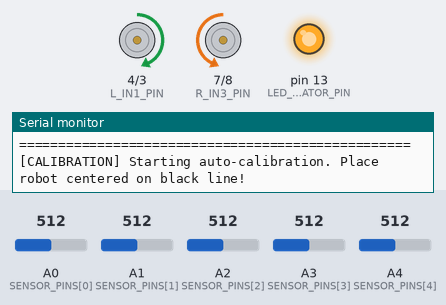
Bench run of a sketch on a simulated Arduino Uno, built with avr-gcc and run on an emulated ATmega328P. Parts: motor-driver pin pairs drawn as motors (green arrow = first pin HIGH = forward, orange = second pin HIGH = backward, longer = more drive, scaled by the enable pin), output pins drawn as LEDs (lit = HIGH), the last lines printed to the serial monitor. The inputs (shaded band) are chosen by the test bench; at power-on: A0 (SENSOR_PINS[0]) = 512, A1 (SENSOR_PINS[1]) = 512, A2 (SENSOR_PINS[2]) = 512, A3 (SENSOR_PINS[3]) = 512, A4 (SENSOR_PINS[4]) = 512.

Above: at 0.2 s.
At 1.0 s:
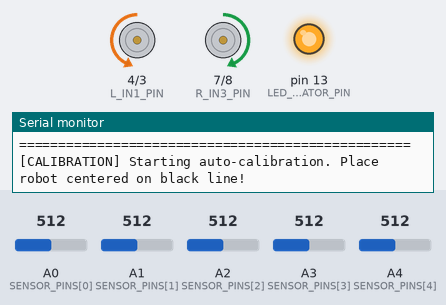
At 7.5 s:
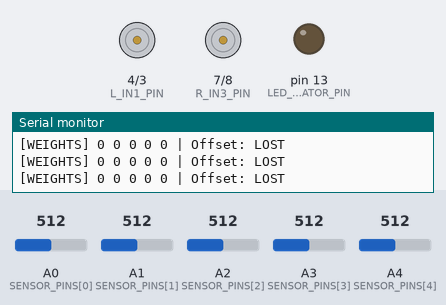
7.6 s: A0 (SENSOR_PINS[0]) set to 502
Timing chart, 0 to 10.6 s (numbered marks = the images above; inputs shaded):
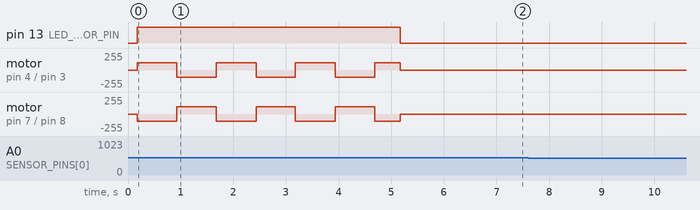

The sketch:

Day_45_Line_Array_Calibrated.ino
```cpp
/*
 * 100 Projects with Arduino - Day 45
 * Project: Calibrated 5-Sensor IR Array (Centroid Math Navigation)
 *
 * DESCRIPTION:
 * This project interfaces a 5-channel TCRT5000 infrared reflectance sensor array.
 * To implement professional industrial AGV guidance control:
 * 1. Automatic Sensor Calibration: Runs a 5-second calibration phase on boot, sweeping motors to
 * cross the line and recording minimum (white floor) and maximum (black line) reflection bounds for
 * each sensor.
 * 2. Min-Max Normalization: Standardizes raw analog readings into a percentage-like range (0 to
 * 1000), compensating for variance in sensor alignment, height, and ambient room lighting.
 * 3. Weighted Centroid Math: Calculates the horizontal center-of-mass (centroid) of the line
 * relative to the robot's center axis. This converts discrete sensor gates into a continuous
 * position offset float (-2.0 to +2.0).
 * 4. Proportional Differential Drive: Controls motor speeds proportionally based on the calculated
 * offset error, steering the chassis smoothly.
 *
 * CENTROID MATHEMATICS THEORY:
 * - Weighted Average Centroid:
 *   We assign each of the 5 sensors a physical location coordinate along the horizontal axis:
 *     Sensor 0 (Far Left)  : x_0 = -2.0
 *     Sensor 1 (Mid Left)  : x_1 = -1.0
 *     Sensor 2 (Center)    : x_2 =  0.0
 *     Sensor 3 (Mid Right) : x_3 =  1.0
 *     Sensor 4 (Far Right) : x_4 =  2.0
 *   Let W_i be the normalized reflectance value of sensor 'i' (0 for white, 1000 for black).
 *   The line centroid position (x_c) is calculated as:
 *     x_c = [ Sum( W_i * x_i ) ] / [ Sum( W_i ) ]
 *   This outputs a continuous scale:
 *     x_c = 0.0   -> Line is perfectly centered.
 *     x_c = -2.0  -> Line is far left.
 *     x_c = +1.5  -> Line is between mid-right and far-right.
 *
 * WIRING:
 * - 5-Channel IR Sensor Array -> Arduino Uno
 *   - OUT1 (Far Left)  -> Pin A0
 *   - OUT2 (Mid Left)  -> Pin A1
 *   - OUT3 (Center)    -> Pin A2
 *   - OUT4 (Mid Right) -> Pin A3
 *   - OUT5 (Far Right) -> Pin A4
 *   - VCC              -> 5V
 *   - GND              -> GND
 * - L298N Motor Driver -> Arduino Uno
 *   - ENA (Left PWM)   -> Pin 5
 *   - IN1, IN2         -> Pins 4, 3
 *   - ENB (Right PWM)  -> Pin 6
 *   - IN3, IN4         -> Pins 7, 8
 */

// --- PIN DEFINITIONS ---
const int NUM_SENSORS = 5;
const int SENSOR_PINS[NUM_SENSORS] = {A0, A1, A2, A3, A4};

const int L_ENA_PIN = 5;
const int L_IN1_PIN = 4;
const int L_IN2_PIN = 3;

const int R_ENB_PIN = 6;
const int R_IN3_PIN = 7;
const int R_IN4_PIN = 8;

const int LED_INDICATOR_PIN = 13;  // Built-in LED flashes during calibration

// --- PHYSICAL COORDINATE ASSIGNMENTS ---
const float SENSOR_COORDINATES[NUM_SENSORS] = {-2.0, -1.0, 0.0, 1.0, 2.0};

// --- CALIBRATION LIMIT ARRAYS ---
int sensorMinValues[NUM_SENSORS];  // Store minimum values (white floor)
int sensorMaxValues[NUM_SENSORS];  // Store maximum values (black line)

// --- CONTROL SETTINGS ---
const int CRUISE_SPEED = 140;   // Base speed PWM (0-255)
const float STEER_GAIN = 45.0;  // Proportional correction multiplier

// --- TIMING VARIABLES ---
unsigned long lastTelemetryTime = 0;
const unsigned long telemetryIntervalMs = 200;  // Telemetry rate (5 Hz)

void setup() {
  Serial.begin(9600);

  Serial.println("==================================================");
  Serial.println("Day 45: 5-Sensor Calibrated IR Centroid Tracker");
  Serial.println("==================================================");

  pinMode(LED_INDICATOR_PIN, OUTPUT);

  // Initialize motor pins
  pinMode(L_ENA_PIN, OUTPUT);
  pinMode(L_IN1_PIN, OUTPUT);
  pinMode(L_IN2_PIN, OUTPUT);
  pinMode(R_ENB_PIN, OUTPUT);
  pinMode(R_IN3_PIN, OUTPUT);
  pinMode(R_IN4_PIN, OUTPUT);

  haltRobot();

  // Initialize calibration limits
  for (int i = 0; i < NUM_SENSORS; i++) {
    sensorMinValues[i] = 1023;  // High default to find minimums
    sensorMaxValues[i] = 0;     // Low default to find maximums
  }

  // Execute Auto-Calibration Sweep
  runAutoCalibration();
}

void loop() {
  int normalizedWeights[NUM_SENSORS];
  long weightSum = 0;
  float coordinateSum = 0.0;

  // Step 1: Read raw analog signals and apply min-max normalization
  for (int i = 0; i < NUM_SENSORS; i++) {
    int rawVal = analogRead(SENSOR_PINS[i]);

    // Normalize reading between 0 (white) and 1000 (black)
    int normVal = map(rawVal, sensorMinValues[i], sensorMaxValues[i], 0, 1000);
    normVal = constrain(normVal, 0, 1000);  // Clamp outliers

    normalizedWeights[i] = normVal;
    weightSum += normVal;
    coordinateSum += ((float)normVal * SENSOR_COORDINATES[i]);
  }

  // Step 2: Compute Weighted Centroid Offset
  float lineCentroid = 0.0;
  bool lineDetected = (weightSum > 350);  // Threshold to verify line is actually under the array

  if (lineDetected) {
    lineCentroid = coordinateSum / weightSum;

    // Step 3: Proportional steering adjustments
    // e.g. if centroid = +1.0 (line is right), left motor speeds up, right motor slows down to
    // steer right
    int leftPWM = CRUISE_SPEED + (int)(lineCentroid * STEER_GAIN);
    int rightPWM = CRUISE_SPEED - (int)(lineCentroid * STEER_GAIN);

    driveMotors(leftPWM, rightPWM);
  } else {
    // If the line is lost (e.g. robot flew off track), halt motors as safety backup
    haltRobot();
  }

  // Step 4: Telemetry Monitor Output
  unsigned long currentMillis = millis();
  if (currentMillis - lastTelemetryTime >= telemetryIntervalMs) {
    lastTelemetryTime = currentMillis;

    Serial.print("[WEIGHTS] ");
    for (int i = 0; i < NUM_SENSORS; i++) {
      Serial.print(normalizedWeights[i]);
      Serial.print(" ");
    }
    Serial.print("| Offset: ");
    if (lineDetected) {
      Serial.print(lineCentroid, 3);
    } else {
      Serial.print("LOST");
    }
    Serial.println();
  }
}

// --- CALIBRATION ROUTINE ---

/**
 * Sweeps the robot chassis in place back and forth for 5 seconds to cross the line,
 * recording minimum and maximum values for sensor calibration.
 */
void runAutoCalibration() {
  Serial.println("[CALIBRATION] Starting auto-calibration. Place robot centered on black line!");
  digitalWrite(LED_INDICATOR_PIN, HIGH);  // Turn LED on to notify user

  unsigned long calTimerStart = millis();
  unsigned long lastToggleTime = millis();
  int pivotDirection = 1;  // 1 = right pivot, -1 = left pivot

  // Drive slow pivot to cross the line
  drivePivot(pivotDirection, 110);

  while (millis() - calTimerStart < 5000) {  // Run for 5 seconds
    // Sweep back and forth every 750ms to cross line completely
    if (millis() - lastToggleTime >= 750) {
      lastToggleTime = millis();
      pivotDirection = -pivotDirection;
      drivePivot(pivotDirection, 110);
    }

    // Monitor raw values across all sensors to find min/max
    for (int i = 0; i < NUM_SENSORS; i++) {
      int rawVal = analogRead(SENSOR_PINS[i]);
      if (rawVal < sensorMinValues[i]) {
        sensorMinValues[i] = rawVal;
      }
      if (rawVal > sensorMaxValues[i]) {
        sensorMaxValues[i] = rawVal;
      }
    }
    delay(5);  // Small delay to avoid loading CPU
  }

  haltRobot();
  digitalWrite(LED_INDICATOR_PIN, LOW);  // Turn LED off when finished
  Serial.println("[CALIBRATION] Auto-calibration finished successfully.");

  // Print calibration values to serial monitor for diagnostics
  for (int i = 0; i < NUM_SENSORS; i++) {
    Serial.print(" Sensor ");
    Serial.print(i);
    Serial.print(" -> Min: ");
    Serial.print(sensorMinValues[i]);
    Serial.print(" | Max: ");
    Serial.println(sensorMaxValues[i]);
  }
  Serial.println("==================================================");
  delay(1000);  // Settle user
}

// --- DIRECT MOTOR DRIVE GATES ---

void driveMotors(int leftSpeed, int rightSpeed) {
  // Constrain PWM values to valid limits
  leftSpeed = constrain(leftSpeed, -255, 255);
  rightSpeed = constrain(rightSpeed, -255, 255);

  // Left Motor Direction
  if (leftSpeed >= 0) {
    digitalWrite(L_IN1_PIN, HIGH);
    digitalWrite(L_IN2_PIN, LOW);
    analogWrite(L_ENA_PIN, leftSpeed);
  } else {
    digitalWrite(L_IN1_PIN, LOW);
    digitalWrite(L_IN2_PIN, HIGH);
    analogWrite(L_ENA_PIN, -leftSpeed);
  }

  // Right Motor Direction
  if (rightSpeed >= 0) {
    digitalWrite(R_IN3_PIN, HIGH);
    digitalWrite(R_IN4_PIN, LOW);
    analogWrite(R_ENB_PIN, rightSpeed);
  } else {
    digitalWrite(R_IN3_PIN, LOW);
    digitalWrite(R_IN4_PIN, HIGH);
    analogWrite(R_ENB_PIN, -rightSpeed);
  }
}

void drivePivot(int direction, int speed) {
  if (direction == 1) {  // Pivot Right
    digitalWrite(L_IN1_PIN, HIGH);
    digitalWrite(L_IN2_PIN, LOW);
    analogWrite(L_ENA_PIN, speed);
    digitalWrite(R_IN3_PIN, LOW);
    digitalWrite(R_IN4_PIN, HIGH);
    analogWrite(R_ENB_PIN, speed);
  } else {  // Pivot Left
    digitalWrite(L_IN1_PIN, LOW);
    digitalWrite(L_IN2_PIN, HIGH);
    analogWrite(L_ENA_PIN, speed);
    digitalWrite(R_IN3_PIN, HIGH);
    digitalWrite(R_IN4_PIN, LOW);
    analogWrite(R_ENB_PIN, speed);
  }
}

void haltRobot() {
  digitalWrite(L_IN1_PIN, LOW);
  digitalWrite(L_IN2_PIN, LOW);
  analogWrite(L_ENA_PIN, 0);

  digitalWrite(R_IN3_PIN, LOW);
  digitalWrite(R_IN4_PIN, LOW);
  analogWrite(R_ENB_PIN, 0);
}
```
